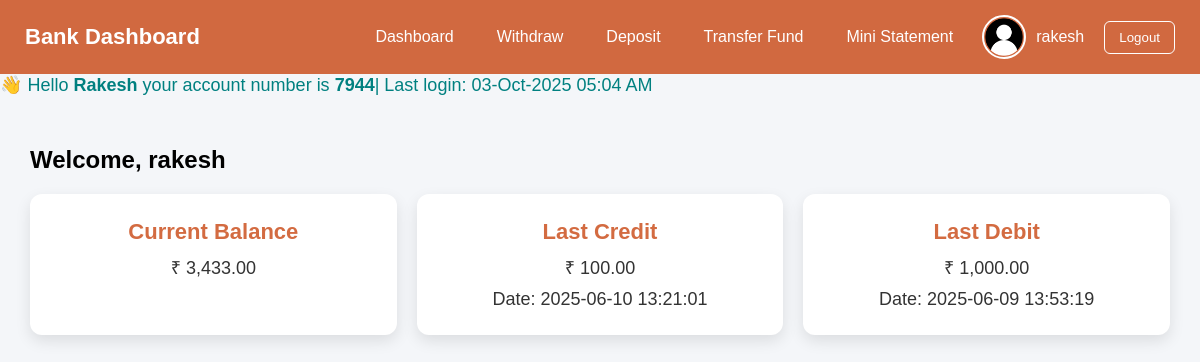
The app's page /dashboard.php (signed in) with its own data.
### tables this page shows
CREATE TABLE `ledger` (
  `accountno` int(11) DEFAULT NULL,
  `ttype` varchar(20) DEFAULT NULL,
  `tamount` float DEFAULT NULL,
  `ttime` timestamp NOT NULL DEFAULT current_timestamp() ON UPDATE current_timestamp(),
  `tstatement` varchar(100) DEFAULT NULL,
  `tid` varchar(200) DEFAULT NULL,
  `avalbalance` bigint(20) DEFAULT NULL
);

### dashboard.php (the view, shortened to what this page needs)
<?php
include "connection.php";
if (isset($_SESSION['username'])) {
?>
<!DOCTYPE html>
<html lang="en">
<head>
</head>
<body>
<div class="navbar">
    <h1>Bank Dashboard</h1>
    <div class="nav-links">
        <a href="dashboard.php">Dashboard</a>
        <a href="withdraw.php">Withdraw</a>
        <a href="deposit.php">Deposit</a>
        <a href="transfer.php">Transfer Fund</a>
        <a href="mini_statement.php">Mini Statement</a>
        <div class="user-info">
            <?php
            $profilePic = (!empty($_SESSION['Profile']) && file_exists("uploads/" . $_SESSION['Profile']))
                          ? $_SESSION['Profile']
                          : "default.png";
            ?>
            <img src="uploads/<?php echo htmlspecialchars($profilePic); ?>"
                 alt="User" style="width:40px; height:40px; border-radius:50%;">
            <span><?php echo htmlspecialchars($_SESSION['username']); ?></span>
            <form method="post" action="logout.php" style="display:inline;">
                <button type="submit" class="logout-btn">Logout</button>
            </form>
        </div>
    </div>
</div>
    <marquee behavior="scroll" direction="left" scrollamount="5" style="color:teal; font-size:18px; border-radius:5px;">
        👋 Hello <strong><?php echo ucfirst($_SESSION['username'])?> </strong> your account number is <strong><?php echo ($_SESSION['accountno']) ?></strong>| Last login: <?php echo date("d-M-Y h:i A"); ?>
    </marquee>
    <?php
    $accountno = $_SESSION['accountno'];
    $sqlBalance = "SELECT avalbalance FROM ledger
                   WHERE accountno='$accountno'
                   ORDER BY ttime DESC LIMIT 1";
    $resBalance = mysqli_query($db, $sqlBalance);
    $rowBalance = mysqli_fetch_assoc($resBalance);
    $currentBalance = $rowBalance['avalbalance'] ?? 0;
    $sqlCredit = "SELECT tamount, ttime FROM ledger
                  WHERE accountno='$accountno' AND ttype='Credit'
                  ORDER BY ttime DESC LIMIT 1";
    $resCredit = mysqli_query($db, $sqlCredit);
    $rowCredit = mysqli_fetch_assoc($resCredit);
    $lastCredit = $rowCredit['tamount'] ?? 'No Credit Yet';
    $lastCreditDate = $rowCredit['ttime'] ?? '-';
    $sqlDebit = "SELECT tamount, ttime FROM ledger
                 WHERE accountno='$accountno' AND ttype='Debit'
                 ORDER BY ttime DESC LIMIT 1";
    $resDebit = mysqli_query($db, $sqlDebit);
    $rowDebit = mysqli_fetch_assoc($resDebit);
    $lastDebit = $rowDebit['tamount'] ?? 'No Debit Yet';
    $lastDebitDate = $rowDebit['ttime'] ?? '-';
    ?>
    <div class="main-content">
        <h2>Welcome, <?php echo htmlspecialchars($_SESSION['username']); ?> </h2>
        <div class="cards">
            <div class="card">
                <h2>Current Balance</h2>
                <p><?php echo "₹ " . number_format($currentBalance, 2); ?></p>
            </div>
            <div class="card">
                <h2>Last Credit</h2>
                <p><?php echo is_numeric($lastCredit) ? "₹ " . number_format($lastCredit, 2) : $lastCredit; ?></p>
                <p class="date">Date: <?php echo $lastCreditDate; ?></p>
            </div>
            <div class="card">
                <h2>Last Debit</h2>
                <p><?php echo is_numeric($lastDebit) ? "₹ " . number_format($lastDebit, 2) : $lastDebit; ?></p>
                <p class="date">Date: <?php echo $lastDebitDate; ?></p>
            </div>
        </div>
    </div>
</body>
</html>
<?php
} else {
    header("Location: login.php");
    exit();
}
?>

### dashboard.php (style rules this page uses)
body { margin: 0; font-family: Arial, sans-serif; background: #f4f6f9; }
.navbar { background: #cc5323dc; color: white; padding: 15px 25px; display: flex; justify-content: space-between; align-items: center; }
.navbar h1 { margin: 0; font-size: 22px; }
.nav-links { display: flex; gap: 15px; align-items: center; }
.nav-links a { color: white; text-decoration: none; padding: 8px 14px; border-radius: 6px; transition: background 0.3s; }
.logout-btn { background: transparent; border: 1px solid white; padding: 8px 14px; border-radius: 6px; color: white; cursor: pointer; transition: 0.3s; margin-left: 10px; }
.user-info { display: flex; align-items: center; gap: 10px; }
.user-info img { width: 32px; height: 32px; border-radius: 50%; object-fit: cover; border: 2px solid white; }
.main-content { padding: 30px; }
.cards { display: grid; grid-template-columns: repeat(auto-fit, minmax(250px, 1fr)); gap: 20px; margin-top: 20px; }
.card { background: #fff; padding: 25px; border-radius: 12px; box-shadow: 0 6px 15px rgba(0,0,0,0.1); text-align: center; transition: transform 0.2s; }
.card h2 { margin: 0; font-size: 22px; color: #cc5323dc; }
.card p { margin: 10px 0 0; font-size: 18px; color: #333; }
.date { font-size: 14px; color: gray; }

### records on screen
ledger: avalbalance "3,433.00", tamount "100.00", ttime "2025-06-10 13:21:01"
ledger: tamount "1,000.00", ttime "2025-06-09 13:53:19"

### other values on screen
$_SESSION['username'] "rakesh"
$_SESSION['username'] "Rakesh"
$_SESSION['accountno'] "7944"
